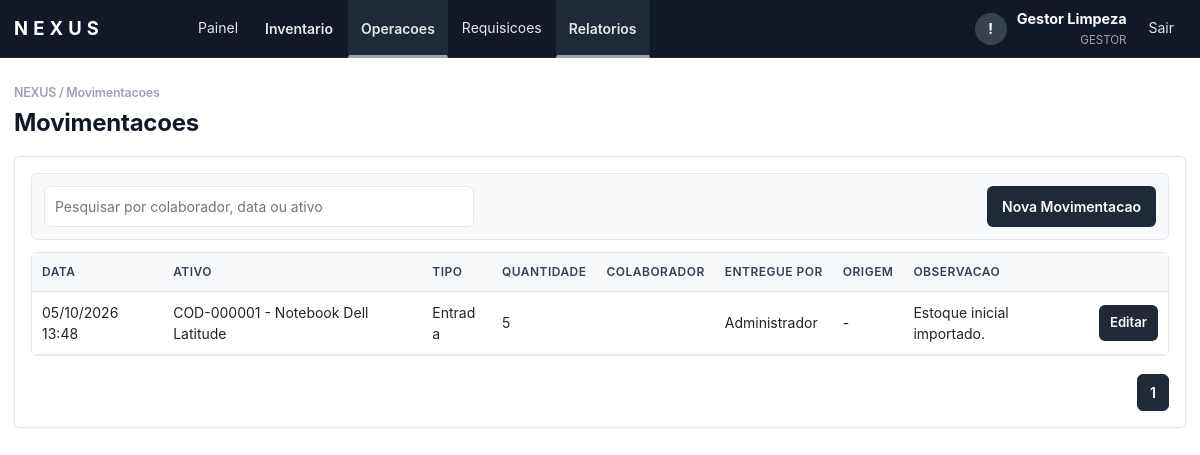
/index.php?page=movimentacoes (signed in), run on the app's committed database.
### tables this page shows
CREATE TABLE movimentacoes (
    id                   INT AUTO_INCREMENT PRIMARY KEY,
    ativo_id             INT NOT NULL,
    tipo                 ENUM('Entrada','Saida','Ajuste') NOT NULL,
    quantidade           INT NOT NULL DEFAULT 0,
    colaborador_recebe   VARCHAR(120),
    funcionario_entrega  VARCHAR(120),
    observacao           TEXT,
    origem               VARCHAR(50) NULL,
    solicitacao_id       INT NULL,
    created_at           TIMESTAMP DEFAULT CURRENT_TIMESTAMP,

    INDEX idx_movimentacoes_ativo       (ativo_id),
    INDEX idx_movimentacoes_tipo        (tipo),
    INDEX idx_movimentacoes_created_at  (created_at),
    INDEX idx_movimentacoes_colaborador (colaborador_recebe),
    INDEX idx_movimentacoes_tipo_colab  (tipo, colaborador_recebe(100)),
    INDEX idx_movimentacoes_solicitacao (solicitacao_id),

    CONSTRAINT fk_movimentacoes_ativo
        FOREIGN KEY (ativo_id) REFERENCES ativos(id) ON DELETE CASCADE
);

CREATE TABLE ativos (
    id               INT AUTO_INCREMENT PRIMARY KEY,
    codigo           VARCHAR(30)  NOT NULL UNIQUE,
    categoria_id     INT NULL,
    nome             VARCHAR(140) NOT NULL,
    marca            VARCHAR(100),
    modelo           VARCHAR(100),
    fornecedor       VARCHAR(140),
    nota_fiscal      VARCHAR(80),
    valor_compra     DECIMAL(12,2) NOT NULL DEFAULT 0,
    data_compra      DATE NULL,
    garantia         DATE NULL,
    quantidade_atual INT          NOT NULL DEFAULT 0,
    estoque_minimo   INT          NOT NULL DEFAULT 1,
    estoque_maximo   INT          NOT NULL DEFAULT 0,
    foto             VARCHAR(255),
    estado           ENUM('Otimo','Bom','Medio','Ruim','Manutencao','Inutilizado') DEFAULT 'Bom',
    localizacao      VARCHAR(140),
    observacoes      TEXT,
    created_at       TIMESTAMP DEFAULT CURRENT_TIMESTAMP,
    updated_at       TIMESTAMP DEFAULT CURRENT_TIMESTAMP ON UPDATE CURRENT_TIMESTAMP,

    INDEX idx_ativos_codigo    (codigo),
    INDEX idx_ativos_nome      (nome),
    INDEX idx_ativos_categoria (categoria_id),
    INDEX idx_ativos_estoque   (quantidade_atual, estoque_minimo),

    CONSTRAINT fk_ativos_categoria
        FOREIGN KEY (categoria_id) REFERENCES categorias(id) ON DELETE SET NULL
);

### nova_modules.php (called while the page is built, shortened)
<?php
function nova_render_page(string $page,?string $flash): bool {
 return false;
}

### index.php (the view, shortened to what this page needs)
<?php
$config = require __DIR__ . '/config.php';
require_once __DIR__ . '/nova_modules.php';
function db(): PDO
{
    static $pdo = null;
    global $config;
    if (!$pdo) {
        $dsn = "mysql:host={$config['db_host']};dbname={$config['db_name']};charset=utf8mb4";
        $pdo = new PDO($dsn, $config['db_user'], $config['db_pass'], [
            PDO::ATTR_ERRMODE => PDO::ERRMODE_EXCEPTION,
            PDO::ATTR_DEFAULT_FETCH_MODE => PDO::FETCH_ASSOC,
        ]);
    }
    return $pdo;
}
function e(mixed $value): string
{
    return htmlspecialchars((string) $value, ENT_QUOTES, 'UTF-8');
}
function csrf(): string
{
    return $_SESSION['csrf'];
}
function current_user(): ?array
{
    return $_SESSION['user'] ?? null;
}
function current_profile(): ?string
{
    return current_user()['perfil'] ?? null;
}
function is_gestor(): bool
{
    return current_profile() === 'gestor';
}
function categoria_tipos_permitidos(): ?array
{
    if (is_gestor()) {
        return ['limpeza', 'escritorio'];
    }
    return null;
}
function categorias_permitidas_ids(): ?array
{
    $tipos = categoria_tipos_permitidos();
    $placeholders = implode(',', array_fill(0, count($tipos), '?'));
    $stmt = db()->prepare("SELECT id FROM categorias WHERE tipo IN ({$placeholders})");
    $stmt->execute($tipos);
    return array_map('intval', $stmt->fetchAll(PDO::FETCH_COLUMN));
}
function categoria_scope_sql(string $colunaCategoriaId): array
{
    $ids = categorias_permitidas_ids();
    $placeholders = implode(',', array_fill(0, count($ids), '?'));
    return [" AND {$colunaCategoriaId} IN ({$placeholders})", $ids];
}
function render_topbar(string $area, array $links): void
{
    $user = current_user();
    echo '<header class="topbar">';
    echo '<div class="topbar-inner">';
    echo '<a class="brand" href="index.php?page=' . ($area === 'usuario' ? 'abrir-requisicao' : 'dashboard') . '"><span class="brand-name">NEXUS</span></a>';
    echo '<nav class="topnav">';
    foreach ($links as $href => $label) {
        if (is_array($label)) {
            $active = in_array(($_GET['page'] ?? 'dashboard'), array_keys($label), true) ? ' active-link' : '';
            echo '<div class="nav-dropdown"><button type="button" class="nav-dropdown-toggle' . $active . '">' . e((string) $href) . '</button><div class="nav-dropdown-menu">';
            echo '</div></div>';
            continue;
        }
        $active = (($_GET['page'] ?? 'dashboard') === $href) ? ' active-link' : '';
        echo '<a href="index.php?page=' . e($href) . '" class="' . $active . '">' . e($label) . '</a>';
    }
    echo '</nav>';
    echo '<div class="top-actions">';
    echo '<button type="button" class="notify-btn" aria-label="Notificacoes">!</button>';
    echo '<div class="user-area"><span>' . e($user['nome'] ?? 'Usuario') . '</span><small>' . e($user['perfil'] ?? $area) . '</small></div>';
    echo '<a class="logout-link" href="index.php?page=logout">Sair</a>';
    echo '</div></div></header>';
}
$page = $_GET['page'] ?? 'dashboard';
$flash = $_SESSION['flash'] ?? null;
?>
<!doctype html>
<html lang="pt-BR">
<head>
  <link rel="stylesheet" href="https://cdn.jsdelivr.net/npm/bootstrap@5.3.3/dist/css/bootstrap.min.css">
  <link rel="stylesheet" href="assets/style.css?v=<?= (int) @filemtime(__DIR__ . '/assets/style.css') ?>">
</head>
<body>
<?php if ($page === 'login'): ?>
  <main class="login">
    <form method="post" class="card login-card">
      <h1>NEXUS</h1>
      <p>Login unico para administradores e usuarios</p>
      <?php if ($flash): ?><div class="alert"><?= e($flash) ?></div><?php endif; ?>
      <input type="hidden" name="csrf" value="<?= e(csrf()) ?>">
      <label>E-mail<input name="email" type="email" required autocomplete="email"></label>
      <label>Senha<input name="senha" type="password" required autocomplete="current-password"></label>
      <button>Entrar</button>
    </form>
  </main>
<?php else:
    $menuLinks = [];
    if (current_profile() === 'administrador') {
        $menuLinks = [
            'dashboard' => 'Painel',
            'Inventario' => ['estoque' => 'Estoque', 'purchase-requests' => 'Solicitacoes de compra', 'inventory' => 'Auditoria de inventario'],
            'Operacoes' => ['movimentacoes' => 'Movimentacoes', 'ativos' => 'Ativos', 'qrcode' => 'QR Codes', 'categorias' => 'Categorias'],
            'requisicoes' => 'Requisicoes',
            'hiring' => 'Contratacoes',
            'Relatorios' => ['inventory-reports' => 'Relatorios de compra', 'movimentacoes' => 'Relatorio de itens em uso', 'importar' => 'Importar CSV', 'exportar' => 'Exportar CSV'],
        ];
    } elseif (current_profile() === 'gestor') {
        $menuLinks = [
            'dashboard' => 'Painel',
            'Inventario' => ['estoque' => 'Estoque'],
            'Operacoes' => ['movimentacoes' => 'Movimentacoes', 'ativos' => 'Ativos', 'qrcode' => 'QR Codes', 'categorias' => 'Categorias'],
            'requisicoes' => 'Requisicoes',
            'Relatorios' => ['movimentacoes' => 'Relatorio de itens em uso', 'importar' => 'Importar CSV', 'exportar' => 'Exportar CSV'],
        ];
    } elseif (current_profile() === 'diretoria') {
        $menuLinks = [
            'dashboard' => 'Painel',
            'requisicoes' => 'Requisicoes',
        ];
    } elseif (current_profile() === 'coordenacao_ti') {
        $menuLinks = ['dashboard' => 'Painel', 'requisicoes-ti' => 'Requisicoes TI', 'it-dashboard' => 'Aprovacoes TI'];
    } elseif (current_profile() === 'financeiro') {
        $menuLinks = ['dashboard' => 'Painel', 'finance-dashboard' => 'Compras'];
    } elseif (current_profile() === 'rh') {
        $menuLinks = ['rh-dashboard' => 'Equipamentos', 'hiring' => 'Contratacoes'];
    }
    ?>
  <?php render_topbar('administrador', $menuLinks); ?>
  <main class="workspace">
    <?php if (nova_render_page($page, $flash)): ?>
    <?php elseif ($page === 'movimentacoes'):
        [$scopeSqlM, $scopeParamsM] = categoria_scope_sql('a.categoria_id');
        $rowsStmt = db()->prepare("
            SELECT m.id, m.ativo_id, m.created_at, a.codigo, a.nome ativo, m.tipo, m.quantidade, m.colaborador_recebe, m.funcionario_entrega, m.origem, m.solicitacao_id, m.observacao
            FROM movimentacoes m JOIN ativos a ON a.id = m.ativo_id
            WHERE 1=1{$scopeSqlM}
            ORDER BY m.id DESC
            LIMIT 200
        ");
        $rowsStmt->execute($scopeParamsM);
        $rows = $rowsStmt->fetchAll();
    ?>
      <h1>Movimentacoes</h1>
      <section class="card">
        <div class="toolbar"><input class="table-search" data-target="mov-table" placeholder="Pesquisar por colaborador, data ou ativo"><button type="button" data-open-modal="mov-modal">Nova Movimentacao</button></div>
        <div class="table-wrap"><table id="mov-table" class="data-table"><thead><tr><th>Data</th><th>Ativo</th><th>Tipo</th><th>Quantidade</th><th>Colaborador</th><th>Entregue por</th><th>Origem</th><th>Observacao</th><th></th></tr></thead><tbody>
          <?php foreach ($rows as $r): ?><tr><td><?= e(date('d/m/Y H:i', strtotime($r['created_at']))) ?></td><td><?= e($r['codigo'] . ' - ' . $r['ativo']) ?></td><td><?= e($r['tipo']) ?></td><td><?= e($r['quantidade']) ?></td><td><?= e($r['colaborador_recebe']) ?></td><td><?= e($r['funcionario_entrega']) ?></td><td><?= e($r['origem'] ?: '-') ?><?= $r['solicitacao_id'] ? ' #' . e($r['solicitacao_id']) : '' ?></td><td><?= e($r['observacao']) ?></td><td><button type="button" class="mini" data-open-modal="mov-edit-<?= e($r['id']) ?>">Editar</button></td></tr><?php endforeach; ?>
        </tbody></table></div>
      </section>
    <?php endif; ?>
  </main>
<?php endif; ?>
</body>
</html>

### assets/style.css (style rules this page uses)
:root { --white: #ffffff; --gray-50: #f8f9fa; --gray-200: #e5e7eb; --gray-400: #9ca3af; --gray-700: #374151; --gray-800: #1f2937; --gray-900: #111827; --accent: #6b7280; --danger: #8f4a4a; --page: var(--white); --text: var(--gray-800); --muted: var(--gray-400); --line: var(--gray-200); --soft: var(--gray-50); --shadow-sm: 0 1px 2px rgba(17, 24, 39, 0.05); --shadow-md: 0 8px 24px rgba(17, 24, 39, 0.10); --radius: 6px; }
* { box-sizing: border-box; }
body { margin: 0; min-height: 100vh; background: var(--page); color: var(--text); font-family: "Inter", -apple-system, BlinkMacSystemFont, "Segoe UI", Roboto, Helvetica, Arial, sans-serif; -webkit-font-smoothing: antialiased; font-size: 14px; }
.topbar { position: fixed; inset: 0 0 auto 0; z-index: 30; height: 58px; background: var(--gray-900); border-bottom: 1px solid var(--gray-800); }
.topbar-inner { width: min(1240px, calc(100% - 28px)); height: 100%; margin: 0 auto; display: flex; align-items: center; gap: 22px; }
.brand { display: inline-flex; align-items: center; min-width: 150px; height: 100%; color: #fff; text-decoration: none; font-weight: 700; letter-spacing: 0.2px; }
.brand-name { color: #fff; font-size: 1.15rem; font-weight: 700; letter-spacing: 0.28em; }
.topnav { display: flex; align-items: center; gap: 2px; flex: 1; min-width: 0; overflow: visible; flex-wrap: wrap; }
.topnav a, .logout-link { color: var(--gray-200); text-decoration: none; padding: 20px 12px 18px; line-height: 1; white-space: nowrap; border-bottom: 3px solid transparent; }
.top-actions { display: flex; align-items: center; gap: 10px; color: #fff; }
.notify-btn { width: 32px; height: 32px; padding: 0; border-radius: 50%; background: var(--gray-700); color: #fff; font-weight: 700; }
.user-area { display: grid; gap: 2px; text-align: right; white-space: nowrap; }
.user-area span { font-weight: 700; font-size: 0.9rem; }
.user-area small { color: var(--gray-400); font-size: 0.72rem; text-transform: uppercase; }
.workspace, .public-page { width: min(1240px, calc(100% - 28px)); margin: 0 auto; padding: 86px 0 32px; }
h1 { margin: 0 0 18px; color: var(--gray-900); font-size: 1.5rem; font-weight: 700; letter-spacing: -0.01em; }
.workspace h1::before, .public-page h1::before { content: "NEXUS / " attr(data-title); display: block; margin-bottom: 8px; color: var(--muted); font-size: 0.78rem; font-weight: 600; text-transform: none; }
.card, .metric, .qr-profile { background: #fff; border: 1px solid var(--line); border-radius: var(--radius); box-shadow: var(--shadow-sm); }
.card { padding: 16px; margin-bottom: 16px; }
input, select, textarea { width: 100%; min-width: 0; border: 1px solid var(--gray-200); border-radius: var(--radius); padding: 9px 10px; background: #fff; color: var(--text); font: inherit; }
button, .mini { border: 1px solid transparent; border-radius: var(--radius); padding: 9px 14px; background: var(--gray-800); color: #fff; font-weight: 600; text-decoration: none; cursor: pointer; display: inline-flex; align-items: center; justify-content: center; gap: 6px; white-space: nowrap; }
.mini { padding: 7px 10px; font-size: 0.82rem; }
.toolbar { display: flex; gap: 12px; align-items: center; justify-content: space-between; margin-bottom: 12px; padding: 12px; background: var(--soft); border: 1px solid var(--line); border-radius: var(--radius); }
.toolbar input { max-width: 430px; background: #fff; }
.table-wrap { overflow-x: auto; border: 1px solid var(--line); border-radius: var(--radius); }
table { width: 100%; border-collapse: collapse; background: #fff; }
th, td { padding: 10px; border-bottom: 1px solid var(--gray-200); text-align: left; vertical-align: middle; }
th { background: var(--gray-50); color: var(--gray-700); border-bottom: 1px solid var(--gray-200); font-size: 0.75rem; font-weight: 600; letter-spacing: 0.04em; text-transform: uppercase; white-space: nowrap; }
td { overflow-wrap: anywhere; }
.nav-dropdown { position: relative; display: inline-flex; }
.nav-dropdown-toggle { height: 58px; border-radius: 0; background: transparent; color: var(--gray-200); padding: 20px 12px 18px; border-bottom: 3px solid transparent; }
.nav-dropdown:hover .nav-dropdown-toggle, .nav-dropdown-toggle.active-link { background: var(--gray-800); border-bottom-color: var(--gray-400); }

### data on the page
movimentacoes: created_at "05/10/2026 13:48", ativo.nome "COD-000001 - Notebook Dell Latitude", tipo "Entrada", quantidade "5", funcionario_entrega "Administrador", origem "-", observacao "Estoque inicial importado."

### other printed values
$label "Painel"
$href "Inventario"
$href "Operacoes"
$label "Requisicoes"
$href "Relatorios"
$user['nome'] "Gestor Limpeza"
$user['perfil'] "GESTOR"
